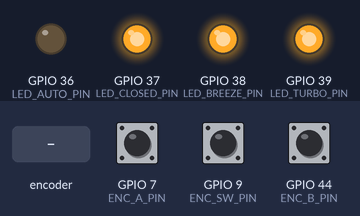
The sketch below on a simulated ESP32. Parts: output pins drawn as LEDs (lit = HIGH). The inputs (shaded band) are chosen by the test bench; at power-on: GPIO 9 (ENC_SW_PIN) HIGH, GPIO 7 (ENC_A_PIN) HIGH, GPIO 44 (ENC_B_PIN) HIGH. What the sketch prints to the serial monitor is not drawn.

Above: at 4.2 s.
4.3 s: rotary encoder on GPIO 7 (ENC_A_PIN) / GPIO 44 (ENC_B_PIN) turned 3 steps (first pin leading)
At 4.47 s:
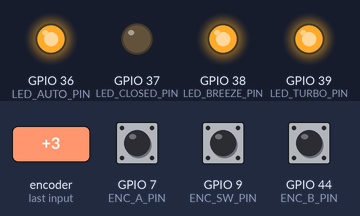
At 5.9 s:
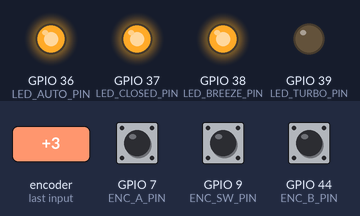
6.4 s: GPIO 9 (ENC_SW_PIN) pulled LOW for 0.15 s
8.0 s: rotary encoder on GPIO 7 (ENC_A_PIN) / GPIO 44 (ENC_B_PIN) turned 1 step (first pin leading)
At 8.4 s:
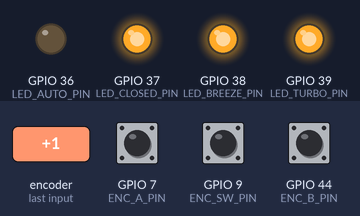
9.7 s: GPIO 9 (ENC_SW_PIN) pulled LOW for 1 s
Timing chart, 0 to 12.7 s (numbered marks = the images above; inputs shaded):
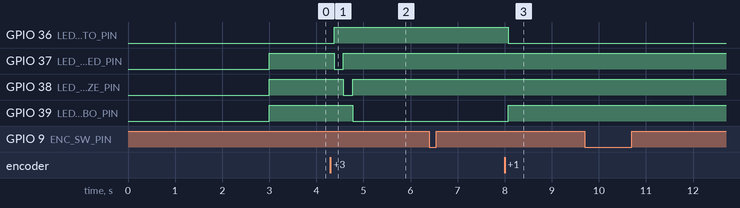

Measured:
- after the input at 4.3 s, GPIO 36 (LED_AUTO_PIN): LOW → HIGH after 0.08 s; GPIO 37 (LED_CLOSED_PIN): HIGH → LOW after 0.08 s, → HIGH 0.20 s later; GPIO 38 (LED_BREEZE_PIN): HIGH → LOW after 0.28 s, → HIGH 0.20 s later; GPIO 39 (LED_TURBO_PIN): HIGH → LOW after 0.48 s
- after the input at 8.0 s, GPIO 36 (LED_AUTO_PIN): HIGH → LOW after 0.08 s; GPIO 39 (LED_TURBO_PIN): LOW → HIGH after 0.08 s

The sketch:

dial_encoder_test.ino
```cpp
// rotary_encoder_led_test.ino
// Arduino Nano ESP32 + Rotary Encoder + 4 Mode LEDs
//
// 연결 기준:
// Arduino D8  -> ENC_A
// Arduino D7  -> ENC_B
// Arduino D10  -> ENC_SW
// Arduino A0  -> LED1_K, PCB LED D2 (AUTO)
// Arduino A1  -> LED2_K, PCB LED D3 (CLOSED)
// Arduino A2  -> LED3_K, PCB LED D4 (BREEZE)
// Arduino A3  -> LED4_K, PCB LED D5 (TURBO)

#define ENC_A_PIN   D8
#define ENC_B_PIN   D7
#define ENC_SW_PIN  D10

#define LED_AUTO_PIN    A0  // PCB LED D2
#define LED_CLOSED_PIN  A1  // PCB LED D3
#define LED_BREEZE_PIN  A2  // PCB LED D4
#define LED_TURBO_PIN   A3  // PCB LED D5

#define MODE_COUNT 4

int currentMode = 0;
int previewMode = 0;  // 회전 시 미리보기 모드 (버튼 누르기 전까지 currentMode에 반영 안 됨)

const char* modeNames[MODE_COUNT] = {
  "AUTO",
  "CLOSED",
  "BREEZE",
  "TURBO"
};

// Quadrature decoding을 위한 이전 encoder 상태 저장
int lastEncoded = 0;
// encoder 펄스 누적 카운터 (한 칸 이동 시 A, B 신호가 4번 변화)
int encoderStep = 0;

// 버튼 디바운싱을 위한 변수
int lastButtonReading = HIGH;
int stableButtonState = HIGH;
unsigned long lastDebounceTime = 0;
const unsigned long debounceDelay = 40;  // 40ms 이내 신호 변화는 노이즈로 처리

// LED는 캐소드(-) 연결이라 LOW일 때 ON, HIGH일 때 OFF
void allLedsOff() {
  digitalWrite(LED_AUTO_PIN, HIGH);    // PCB LED D2
  digitalWrite(LED_CLOSED_PIN, HIGH);  // PCB LED D3
  digitalWrite(LED_BREEZE_PIN, HIGH);  // PCB LED D4
  digitalWrite(LED_TURBO_PIN, HIGH);   // PCB LED D5
}

// 해당 모드 LED만 켜고 나머지는 끔
void showModeLed(int mode) {
  allLedsOff();
  if (mode == 0) {
    digitalWrite(LED_AUTO_PIN, LOW);      // PCB LED D2
  } else if (mode == 1) {
    digitalWrite(LED_CLOSED_PIN, LOW);    // PCB LED D3
  } else if (mode == 2) {
    digitalWrite(LED_BREEZE_PIN, LOW);    // PCB LED D4
  } else if (mode == 3) {
    digitalWrite(LED_TURBO_PIN, LOW);     // PCB LED D5
  }
}

void printCurrentMode() {
  Serial.print("Current mode: ");
  Serial.print(currentMode);
  Serial.print(" ");
  Serial.println(modeNames[currentMode]);
}

void printStartupMessage() {
  Serial.println();
  Serial.println("================================");
  Serial.println("Rotary Mode Selector Test Start");
  Serial.println("Board: Arduino Nano ESP32");
  Serial.println("Baud rate: 115200");
  Serial.println("--------------------------------");
  Serial.println("Mode table:");
  Serial.println("0 = AUTO    -> PCB LED D2 (A0)");
  Serial.println("1 = CLOSED  -> PCB LED D3 (A1)");
  Serial.println("2 = BREEZE  -> PCB LED D4 (A2)");
  Serial.println("3 = TURBO   -> PCB LED D5 (A3)");
  Serial.println("--------------------------------");
  Serial.println("Rotate dial: preview mode");
  Serial.println("Press dial : confirm selected mode");
  Serial.println("Mode wraps around: 3 -> 0, 0 -> 3");
  Serial.println("================================");
  printCurrentMode();
}

void printModeChange(const char* direction) {
  Serial.print(direction);
  Serial.print(" -> preview mode ");
  Serial.print(previewMode);
  Serial.print(" ");
  Serial.println(modeNames[previewMode]);
}

// CW 회전: previewMode만 증가, LED 미리보기
void nextMode() {
  previewMode++;
  if (previewMode >= MODE_COUNT) previewMode = 0;
  showModeLed(previewMode);
  printModeChange("CW");
}

// CCW 회전: previewMode만 감소, LED 미리보기
void previousMode() {
  previewMode--;
  if (previewMode < 0) previewMode = MODE_COUNT - 1;
  showModeLed(previewMode);
  printModeChange("CCW");
}

void checkEncoder() {
  int msb = digitalRead(ENC_A_PIN);
  int lsb = digitalRead(ENC_B_PIN);
  int encoded = (msb << 1) | lsb;

  // 이전 상태와 현재 상태를 조합해서 회전 방향 판별 (Quadrature decoding)
  int sum = (lastEncoded << 2) | encoded;

  if (sum == 0b1101 || sum == 0b0100 || sum == 0b0010 || sum == 0b1011) encoderStep++;
  if (sum == 0b1110 || sum == 0b0111 || sum == 0b0001 || sum == 0b1000) encoderStep--;

  // A, B 신호가 4번 변화해야 1칸 이동으로 인식
  if (encoderStep >= 4) {
    encoderStep = 0;
    nextMode();
  }
  if (encoderStep <= -4) {
    encoderStep = 0;
    previousMode();
  }

  lastEncoded = encoded;
}

void checkButton() {
  int reading = digitalRead(ENC_SW_PIN);

  // 신호 변화 감지 시 디바운스 타이머 리셋
  if (reading != lastButtonReading) lastDebounceTime = millis();

  if ((millis() - lastDebounceTime) > debounceDelay) {
    if (reading != stableButtonState) {
      stableButtonState = reading;

      // 버튼 눌림(LOW) 확정 시 previewMode를 currentMode로 반영
      if (stableButtonState == LOW) {
        currentMode = previewMode;
        showModeLed(currentMode);
        Serial.print("CONFIRMED mode ");
        Serial.print(currentMode);
        Serial.print(" ");
        Serial.println(modeNames[currentMode]);
      }
    }
  }
  lastButtonReading = reading;
}

void setup() {
  Serial.begin(115200);
  delay(3000);

  pinMode(ENC_A_PIN, INPUT);
  pinMode(ENC_B_PIN, INPUT);
  pinMode(ENC_SW_PIN, INPUT);

  pinMode(LED_AUTO_PIN, OUTPUT);
  pinMode(LED_CLOSED_PIN, OUTPUT);
  pinMode(LED_BREEZE_PIN, OUTPUT);
  pinMode(LED_TURBO_PIN, OUTPUT);

  // 초기 encoder 상태 저장
  int msb = digitalRead(ENC_A_PIN);
  int lsb = digitalRead(ENC_B_PIN);
  lastEncoded = (msb << 1) | lsb;

  showModeLed(currentMode);
  printStartupMessage();
}

void loop() {
  int msb = digitalRead(ENC_A_PIN);
  int lsb = digitalRead(ENC_B_PIN);
  Serial.print("A: "); Serial.print(msb);
  Serial.print(" B: "); Serial.println(lsb);
  checkEncoder();
  checkButton();
}
```
